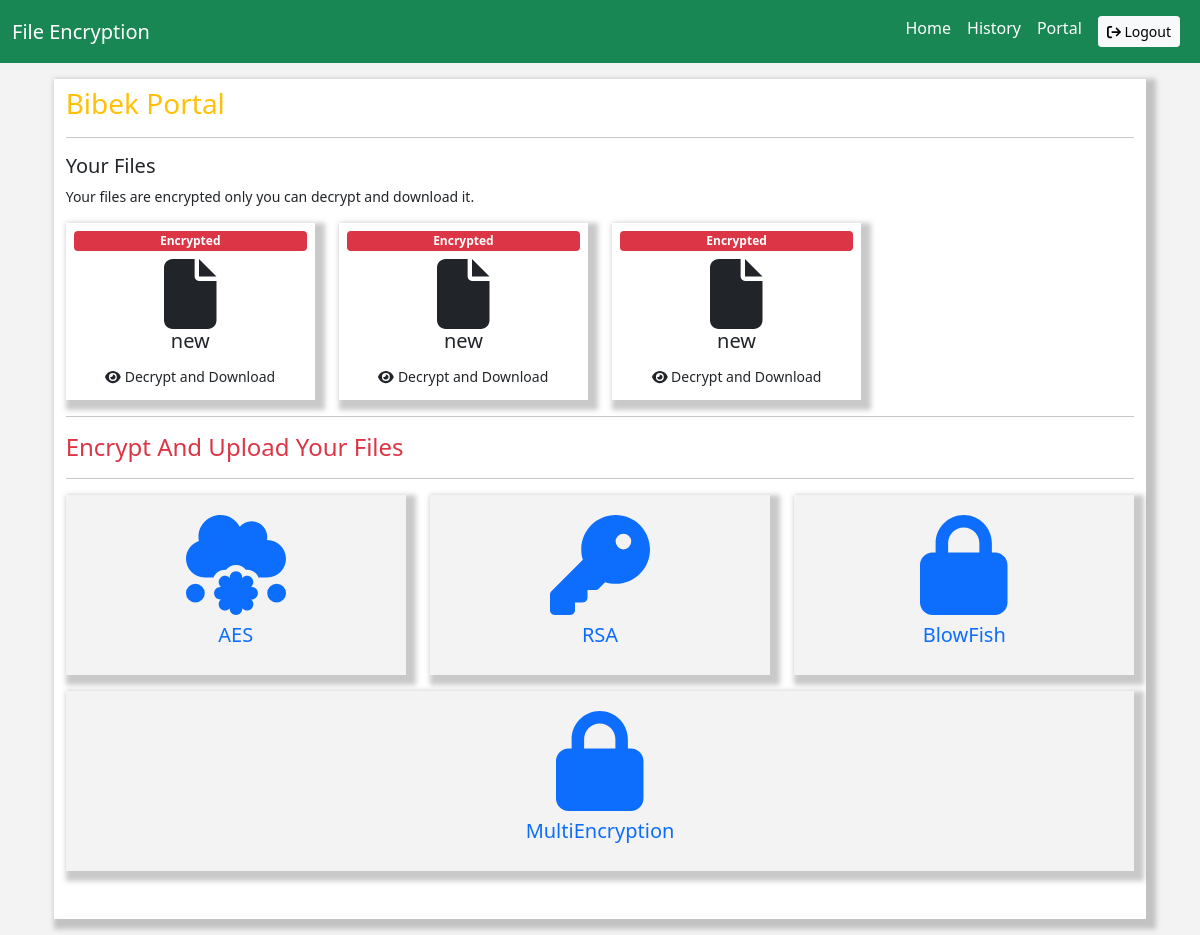
/homepage (signed in), run on an earlier commit of the app's database.
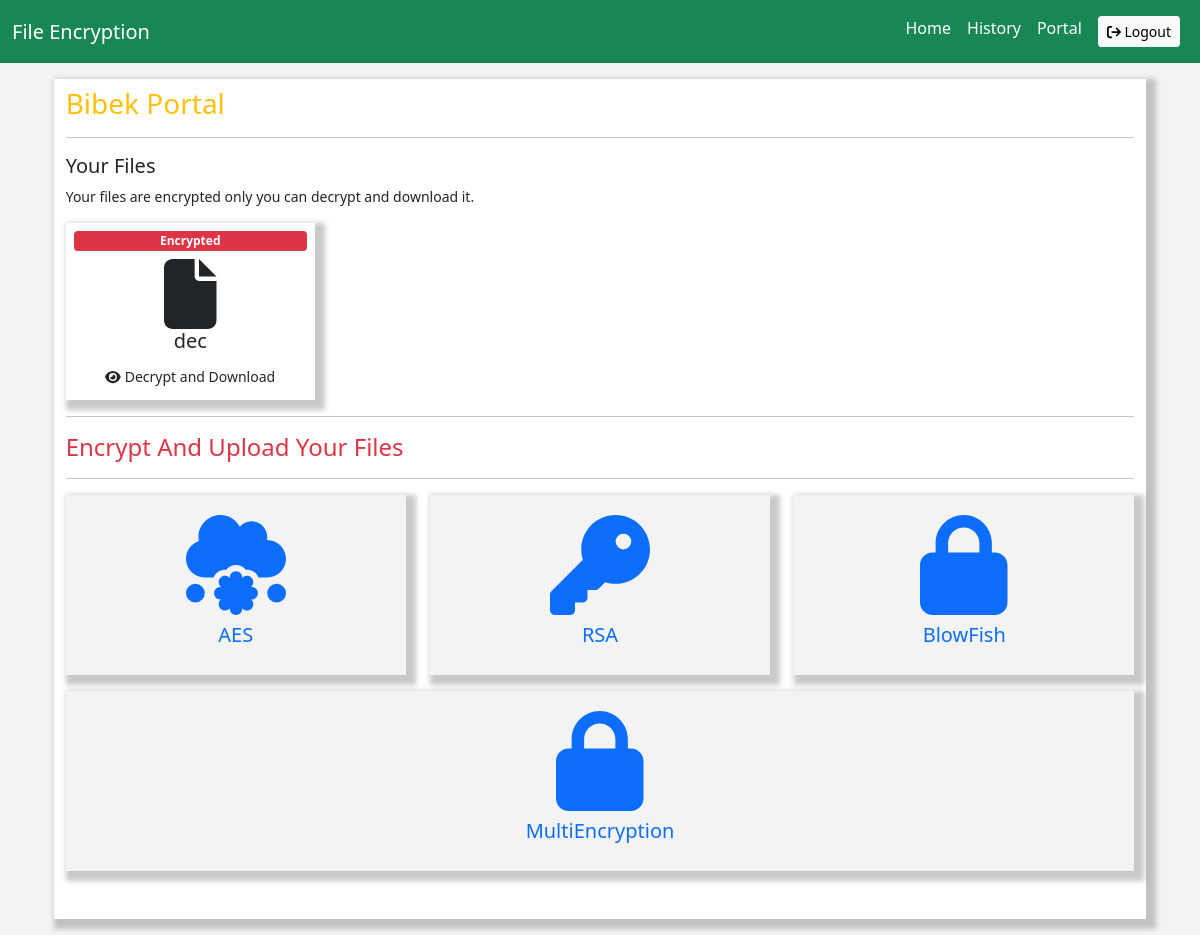
And on a later commit of the database.
### decrypt/models.py (models this page shows, shortened)
class FileList(models.Model):
    name = models.CharField(max_length=200)
    file = models.FileField(upload_to='encrypt/')
    decrypted = models.BooleanField(default= False)
    objects = models.Manager()
    user = models.ForeignKey(User, related_name="user_file", on_delete=models.CASCADE)

### decrypt/views.py (the view)
# urls.py: path('homepage', views.userHomepage, name="userhome"),
def userHomepage(request):
    fil = FileList.objects.filter(user = request.user).filter(decrypted= False)
    dist ={
        'filelist':fil
    }
    return render(request, "homepage.html", dist)

### templates/homepage.html (shortened to what this page needs)
{% extends 'index.html' %}
{% load static %}
{% block content %}
    <div class="container-fluid background p-3">
        <div class="row">
            <div class="col-12 col-md-11 m-auto Dashboardbox pb-5 pt-2">
                <h3 class="text-warning">{{user.username|capfirst}} Portal</h3>
                <hr>
                <div class="FileBox mt-3">
                    <div class="row">
                        <h5>Your Files</h5>
                        <small>Your files are encrypted only you can decrypt and download it.</small>
                        {% for i in filelist  %}
                            <div class="col-md-3 col-4 mt-3">
                                <div class="fileHere text-center p-2">
                                    <span class=" d-block mb-2 badge bg-danger">Encrypted</span>
                                    <i class="fa fa-file asae"></i>
                                    <h5>{{i.name}}</h5>
                                    <a href="{%url 'decrypt:decrypt' i.id%}">
                                        <button class="btn btn-sm">
                                            <i class="fa fa-eye"></i>
                                            Decrypt and Download
                                        </button>
                                    </a>
                                </div>
                            </div>
                        {% endfor %}
                    </div>
                </div>
                <hr>
                <h4 class="text-danger">Encrypt And Upload Your Files</h4>
                <hr>
                <div class="row">
                    <div class="col-md-12 col-12">
                        <div class="row">
                            <div class="col-4">
                                <a href="{%url 'decrypt:aes'%}">
                                    <div class="chooseBox text-center" data-bs-toggle="modal" data-bs-target="#exampleModalAES">
                                        <i class="fas fa-cloud-meatball"></i>
                                        <h5 class="text-center mt-2">AES</h5>
                                    </div>
                                </a>
                            </div>
                            <div class="col-4">
                                <a href="{%url 'decrypt:rsa'%}">
                                    <div class="chooseBox text-center">
                                        <i class="fas fa-key"></i>
                                        <h5 class="text-center mt-2">RSA</h5>
                                    </div>
                                </a>
                            </div>
                            <div class="col-4">
                                <a href="{%url 'decrypt:blowfish'%}">
                                    <div class="chooseBox text-center">
                                        <i class="fas fa-lock"></i>
                                        <h5 class="text-center mt-2">BlowFish</h5>
                                    </div>
                                </a>
                            </div>
                            <div class="col-12">
                                <a href="{%url 'decrypt:mutliencryption'%}">
                                    <div class="chooseBox text-center mt-3">
                                        <i class="fas fa-lock"></i>
                                        <h5 class="text-center mt-2">MultiEncryption</h5>
                                    </div>
                                </a>
                            </div>
                        </div>
                    </div>
                </div>
            </div>
        </div>
    </div>
{% endblock content %}

What changed in the data, as far as the page shows it:
removed FileList: name "new"
removed FileList: name "new"
removed FileList: name "new"
added FileList: name "dec"
